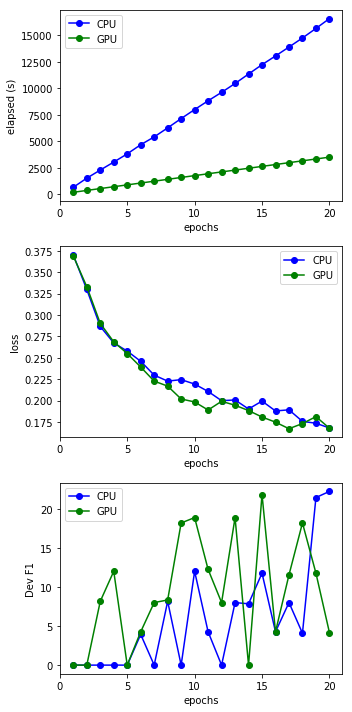

The Python source for this figure:
#!/usr/bin/env python3
# -*- coding: utf-8 -*-
import matplotlib.pyplot as plt
import re

LINE_REGEX = re.compile(r'\[TextLSTM\]\s+Epoch\s+(\d+)\s+\((\d+\.\d+)s\)\s+Average\sloss=(\d+\.\d+)\s+Dev\sF1=(\d+\.\d+)')

def parse_file(filename, line_regex):
    xs, elapsed_times, losses, dev_f1s = [], [], [], []
    fin = open(filename, "r")
    for line in fin:
        line = line.strip()
        m = re.match(line_regex, line)
        if m is not None:
            xs.append(int(m.group(1)))
            elapsed_times.append(float(m.group(2)))
            losses.append(float(m.group(3)))
            dev_f1s.append(float(m.group(4)))
    fin.close()
    return xs, elapsed_times, losses, dev_f1s

xs_c, ets_c, ls_c, dfs_c = parse_file("./cpu_lstm.txt", LINE_REGEX)
xs_g, ets_g, ls_g, dfs_g = parse_file("./gpu_lstm.txt", LINE_REGEX)

plt.figure(figsize=(5, 10))

plt.subplot(311)
plt.plot(xs_c, ets_c, color="blue", marker="o", label="CPU")
plt.plot(xs_c, ets_g, color="green", marker="o", label="GPU")
plt.xticks([0, 5, 10, 15, 20], [0, 5, 10, 15, 20])
plt.xlabel("epochs")
plt.ylabel("elapsed (s)")
plt.legend(loc="best")

plt.subplot(312)
plt.plot(xs_c, ls_c, color="blue", marker="o", label="CPU")
plt.plot(xs_c, ls_g, color="green", marker="o", label="GPU")
plt.xticks([0, 5, 10, 15, 20], [0, 5, 10, 15, 20])
plt.xlabel("epochs")
plt.ylabel("loss")
plt.legend(loc="best")

plt.subplot(313)
plt.plot(xs_c, dfs_c, color="blue", marker="o", label="CPU")
plt.plot(xs_c, dfs_g, color="green", marker="o", label="GPU")
plt.xticks([0, 5, 10, 15, 20], [0, 5, 10, 15, 20])
plt.xlabel("epochs")
plt.ylabel("Dev F1")
plt.legend(loc="best")

plt.tight_layout()
plt.show()
